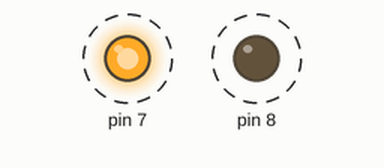
Bench run of a sketch on a simulated Arduino Uno, built with avr-gcc and run on an emulated ATmega328P. Parts: output pins drawn as LEDs (lit = HIGH). Dashed ring = blinking.

Above: at 0.02 s.
Timing chart, 0 to 3.0 s (numbered marks = the images above):
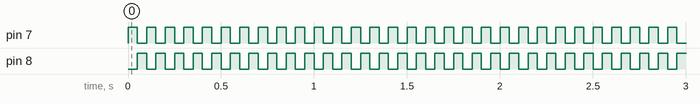

Measured:
- by itself, pin 7, pin 8: alternates HIGH for 0.05 s and LOW for 0.05 s

The sketch:

leds.ino
```cpp
/*
Connect one led to pin 7 and the second one on pin 8.
*/

void setup() {
  pinMode(7, OUTPUT);
  pinMode(8, OUTPUT);
}

// the loop function runs over and over again forever
void loop() {
  digitalWrite(7, HIGH);
  digitalWrite(8, LOW);
  delay(50);
  digitalWrite(7, LOW);
  digitalWrite(8, HIGH);
  delay(50);
}
```
